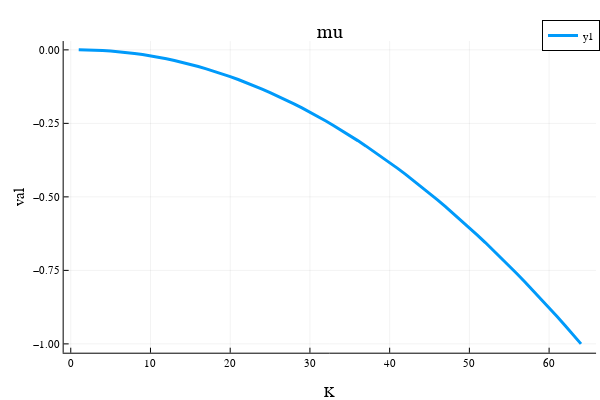

Source (notebook cell):
### Code cell
x = 1:opt.K
plot(x, problem.μ, linewidth=3)
plot!(xlabel="K", ylabel="val")  
title!("mu")

### Figure 1 — Plotly figure (JSON) as saved in the notebook; plotly's stock layout.template omitted (floating-point values rounded to 4 significant figures)
{"data": [{"colorbar": {"title": {"text": ""}}, "legendgroup": "y1", "line": {"color": "rgba(0, 154, 250, 1.000)", "dash": "solid", "shape": "linear", "width": 3}, "mode": "lines", "name": "y1", "showlegend": true, "type": "scatter", "x": [1, 2, 3, 4, 5, 6, 7, 8, 9, 10, 11, 12, 13, 14, 15, 16, 17, 18, 19, 20, 21, 22, 23, 24, 25, 26, 27, 28, 29, 30, 31, 32, 33, 34, 35, 36, 37, 38, 39, 40, 41, 42, 43, 44, 45, 46, 47, 48, 49, 50, 51, 52, 53, 54, 55, 56, 57, 58, 59, 60, 61, 62, 63, 64], "xaxis": "x", "y": [0, -0.000252, -0.001008, -0.002268, -0.004031, -0.006299, -0.00907, -0.01235, -0.01612, -0.02041, -0.0252, -0.03049, -0.03628, -0.04258, -0.04938, -0.05669, -0.0645, -0.07281, -0.08163, -0.09095, -0.1008, -0.1111, -0.1219, -0.1333, -0.1451, -0.1575, -0.1703, -0.1837, -0.1975, -0.2119, -0.2268, -0.2421, -0.258, -0.2744, -0.2913, -0.3086, -0.3265, -0.3449, -0.3638, -0.3832, -0.4031, -0.4235, -0.4444, -0.4659, -0.4878, -0.5102, -0.5331, -0.5566, -0.5805, -0.6049, -0.6299, -0.6553, -0.6813, -0.7077, -0.7347, -0.7622, -0.7901, -0.8186, -0.8476, -0.877, -0.907, -0.9375, -0.9685, -1], "yaxis": "y", "zmax": null, "zmin": null}], "layout": {"annotations": [{"font": {"color": "rgba(0, 0, 0, 1)", "family": "sans-serif", "size": 20}, "rotation": 0, "showarrow": false, "text": "mu", "x": 0.5498, "xanchor": "center", "xref": "paper", "y": 1, "yanchor": "top", "yref": "paper"}], "height": 400, "legend": {"bgcolor": "rgba(255, 255, 255, 1.000)", "bordercolor": "rgba(0, 0, 0, 1)", "borderwidth": 1, "font": {"color": "rgba(0, 0, 0, 1)", "family": "sans-serif", "size": 11}, "title": {"font": {"color": "rgba(0, 0, 0, 1)", "family": "sans-serif", "size": 15}, "text": ""}, "tracegroupgap": 0, "traceorder": "normal", "x": 1, "xanchor": "auto", "y": 1, "yanchor": "auto"}, "margin": {"b": 20, "l": 0, "r": 0, "t": 20}, "paper_bgcolor": "rgba(255, 255, 255, 1.000)", "plot_bgcolor": "rgba(255, 255, 255, 1.000)", "showlegend": true, "width": 600, "xaxis": {"anchor": "y", "domain": [0.1061, 0.9934], "gridcolor": "rgba(0, 0, 0, 0.1)", "gridwidth": 0.5, "linecolor": "rgba(0, 0, 0, 1)", "mirror": false, "range": [-0.89, 65.89], "showgrid": true, "showline": true, "showticklabels": true, "tickangle": 0, "tickcolor": "rgb(0, 0, 0)", "tickfont": {"color": "rgba(0, 0, 0, 1)", "family": "sans-serif", "size": 11}, "tickmode": "array", "ticks": "inside", "ticktext": ["0", "10", "20", "30", "40", "50", "60"], "tickvals": [0, 10, 20, 30, 40, 50, 60], "title": {"font": {"color": "rgba(0, 0, 0, 1)", "family": "sans-serif", "size": 15}, "text": "K"}, "type": "linear", "visible": true, "zeroline": false, "zerolinecolor": "rgba(0, 0, 0, 1)"}, "yaxis": {"anchor": "x", "domain": [0.07581, 0.9415], "gridcolor": "rgba(0, 0, 0, 0.1)", "gridwidth": 0.5, "linecolor": "rgba(0, 0, 0, 1)", "mirror": false, "range": [-1.03, 0.03], "showgrid": true, "showline": true, "showticklabels": true, "tickangle": 0, "tickcolor": "rgb(0, 0, 0)", "tickfont": {"color": "rgba(0, 0, 0, 1)", "family": "sans-serif", "size": 11}, "tickmode": "array", "ticks": "inside", "ticktext": ["−1.00", "−0.75", "−0.50", "−0.25", "0.00"], "tickvals": [-1, -0.75, -0.5, -0.25, 0], "title": {"font": {"color": "rgba(0, 0, 0, 1)", "family": "sans-serif", "size": 15}, "text": "val"}, "type": "linear", "visible": true, "zeroline": false, "zerolinecolor": "rgba(0, 0, 0, 1)"}}}
